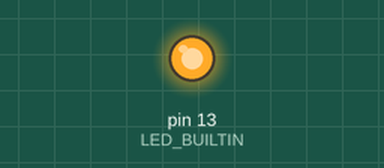
Recording of a sketch running on a simulated Arduino Uno, built with avr-gcc and run on an emulated ATmega328P. On the bench: output pins drawn as LEDs (lit = HIGH).

Above: at 0.05 s.
At 10.4 s:
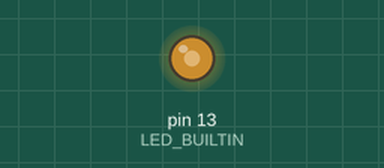
At 12.6 s:
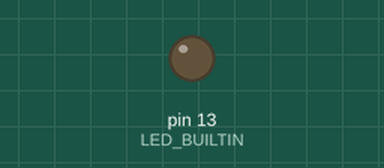
Timing chart, 0 to 16.4 s (numbered marks = the images above):
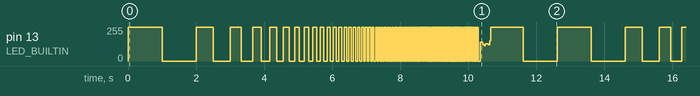

Measured:
- by itself, pin 13 (LED_BUILTIN): moves between 0/255 and 255/255, repeating every 12.6 s

The sketch:

Blink.ino
```cpp
// the setup function runs once when you press reset or power the board
void setup() {
  // initialize digital pin LED_BUILTIN as an output.
  pinMode(LED_BUILTIN, OUTPUT);
}
  int counter = 1;
// the loop function runs over and over again forever
void loop() {
  if (counter < 120)
  {
      digitalWrite(LED_BUILTIN, HIGH);  // turn the LED on (HIGH is the voltage level)
      delay(1000/counter);                      // wait for a second
      digitalWrite(LED_BUILTIN, LOW);   // turn the LED off by making the voltage LOW
      delay(1000/counter);
      counter++;
  }
  else
  {
    digitalWrite(LED_BUILTIN, HIGH);  // turn the LED on (HIGH is the voltage level)
    delay(1000);                      // wait for a second
    digitalWrite(LED_BUILTIN, LOW);   // turn the LED off by making the voltage LOW
    delay(1000);\
    counter = 1;
  }
}
```
